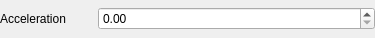
<?xml version="1.0" encoding="UTF-8"?>
<ui version="4.0">
 <class>GravityWidget</class>
 <widget class="QWidget" name="GravityWidget">
  <property name="geometry">
   <rect>
    <x>0</x>
    <y>0</y>
    <width>375</width>
    <height>38</height>
   </rect>
  </property>
  <property name="windowTitle">
   <string>Form</string>
  </property>
  <property name="locale">
   <locale language="English" country="UnitedStates"/>
  </property>
  <layout class="QVBoxLayout" name="verticalLayout">
   <property name="leftMargin">
    <number>0</number>
   </property>
   <property name="topMargin">
    <number>0</number>
   </property>
   <property name="rightMargin">
    <number>0</number>
   </property>
   <property name="bottomMargin">
    <number>0</number>
   </property>
   <item>
    <layout class="QHBoxLayout" name="horizontalLayout">
     <item>
      <widget class="QLabel" name="AccelerationLabel">
       <property name="sizePolicy">
        <sizepolicy hsizetype="Preferred" vsizetype="Preferred">
         <horstretch>1</horstretch>
         <verstretch>0</verstretch>
        </sizepolicy>
       </property>
       <property name="text">
        <string>Acceleration</string>
       </property>
      </widget>
     </item>
     <item>
      <widget class="QDoubleSpinBox" name="accelerationSpin">
       <property name="sizePolicy">
        <sizepolicy hsizetype="Minimum" vsizetype="Fixed">
         <horstretch>3</horstretch>
         <verstretch>0</verstretch>
        </sizepolicy>
       </property>
      </widget>
     </item>
    </layout>
   </item>
  </layout>
 </widget>
 <resources/>
 <connections/>
</ui>
